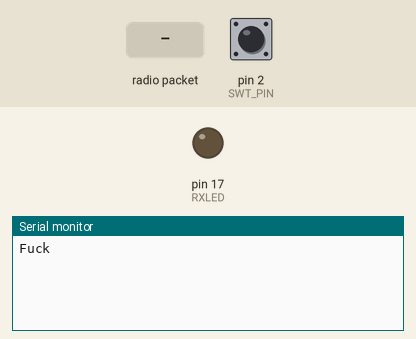
A sketch run on a simulated Arduino Leonardo, built with avr-gcc and run on an emulated ATmega32U4. Parts: output pins drawn as LEDs (lit = HIGH), the last lines printed to the serial monitor. The test bench sets the inputs (shaded band); at power-on: pin 2 (SWT_PIN) LOW. No radio packets arrive unless stated; USB keyboard and mouse output is not drawn.

Above: at 1.2 s.
1.3 s: radio packet "activate_sfw_mode" arrives
At 2.5 s:
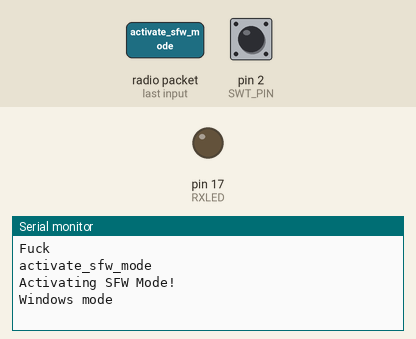
2.8 s: radio packet "1" arrives
At 5.5 s:
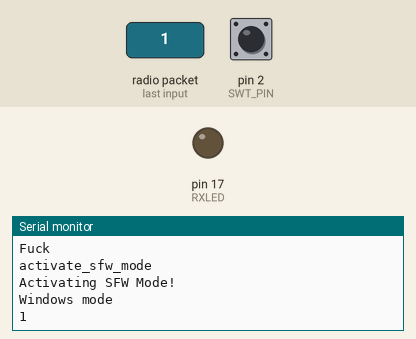

The sketch:

usb_receiver.ino
```cpp
#include <Keyboard.h>
#include <nRF24L01.h>
#include <RF24.h>
#include <SPI.h>
#include <string.h>

#define SWT_PIN   2
#define CE_PIN    9
#define CSN_PIN   10
#define MISO_PIN  14
#define SCLK_PIN  15
#define MOSI_PIN  16
#define RXLED     17

enum Platform { MACOSX, WINDOWS, LINUX };

const byte ADDRESS[6] = "00001";

RF24 radio (CE_PIN, CSN_PIN);

void setup() {

  pinMode(RXLED, OUTPUT);
  pinMode(SWT_PIN, INPUT);
  pinMode(CSN_PIN, OUTPUT);

  Serial.begin(9600);
  Serial.println("Fuck");
  radio.begin();
  radio.openReadingPipe(0, ADDRESS);
  radio.setRetries(0, 0);
  radio.setPALevel(RF24_PA_MAX);
  radio.startListening();

  Keyboard.begin();

}

void loop() {

  if (!radio.isChipConnected())
    Serial.println("Chip not connected");

  if (radio.available()) {
    char message[32] = "";
    radio.read(&message, sizeof(message));
    if (strlen(message) > 0) {
      Serial.println(message);
      if (strncmp(message, "activate_sfw_mode", sizeof(message)) == 0) {
        radio.stopListening();
        activateSFWMode();
        delay(3000);
        radio.startListening();
      }
    }
  }

}

Platform getPlatform() {
  if (digitalRead(SWT_PIN) == HIGH) {
    Serial.println("Mac Mode");
    return MACOSX;
  }
  Serial.println("Windows mode");
  return WINDOWS;
}

void activateSFWMode() {

  Serial.println("Activating SFW Mode!");
  digitalWrite(RXLED, LOW);

  Platform platform = getPlatform();

  switch (platform) {

  case MACOSX:
    Keyboard.press(KEY_LEFT_GUI);
    Keyboard.press(KEY_LEFT_CTRL);
    Keyboard.press('Q');
    delay(500);
    Keyboard.releaseAll();
    Keyboard.write(KEY_RETURN);
    break;

  case WINDOWS:
  case LINUX:
  default:
    Keyboard.press(KEY_LEFT_CTRL);
    Keyboard.press(KEY_LEFT_ALT);
    Keyboard.press(KEY_DELETE);
    delay(500);
    Keyboard.releaseAll();
    Keyboard.write(KEY_RETURN);
    break;

  }

}

void deactivateSFWMode() {
  digitalWrite(RXLED, HIGH);
}
```

Measured:
- after the input at 1.3 s, the serial monitor: prints a new line at once (image 1)
- after the input at 2.8 s, the serial monitor: prints a new line after 2.0 s (image 2)
